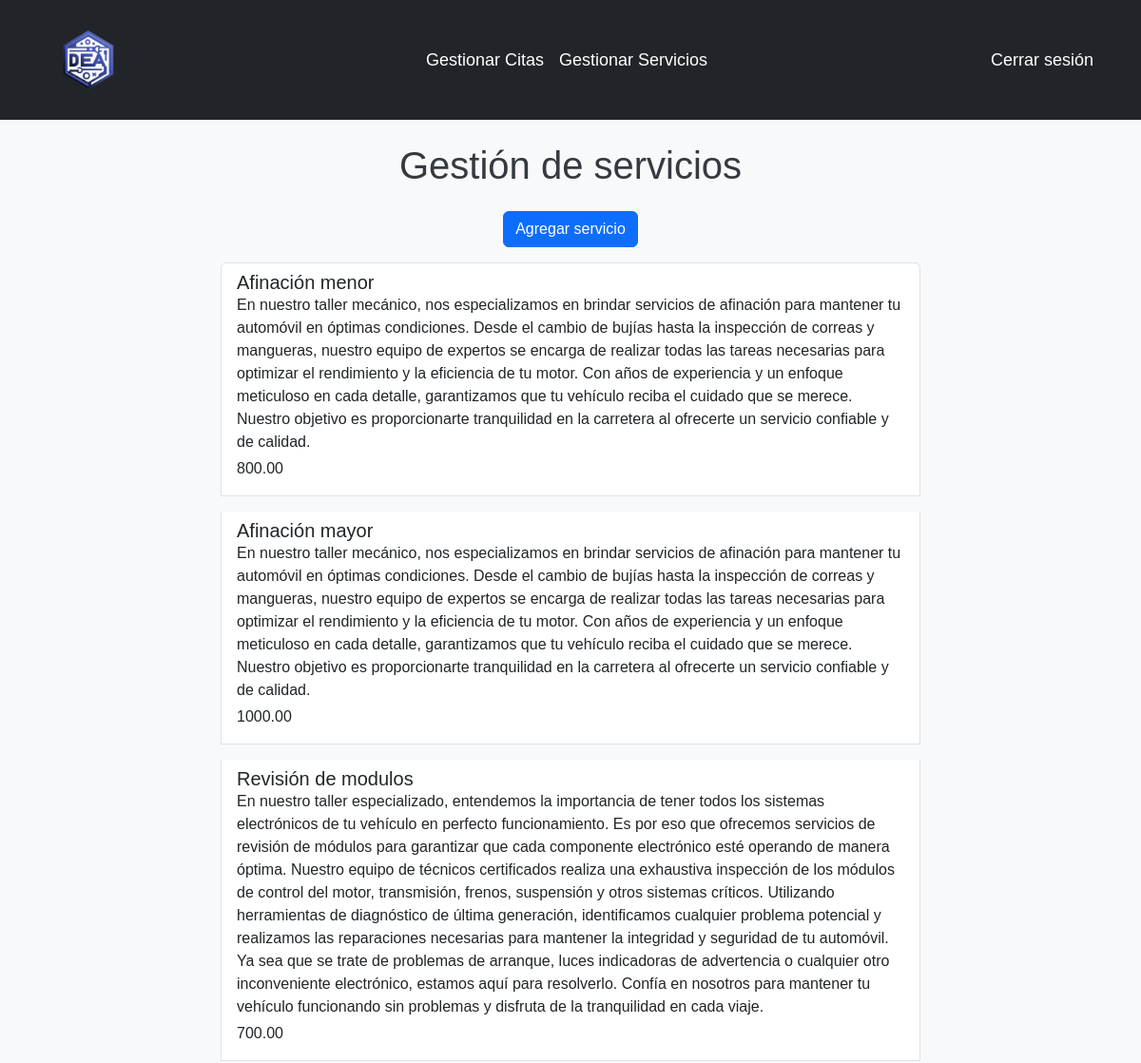
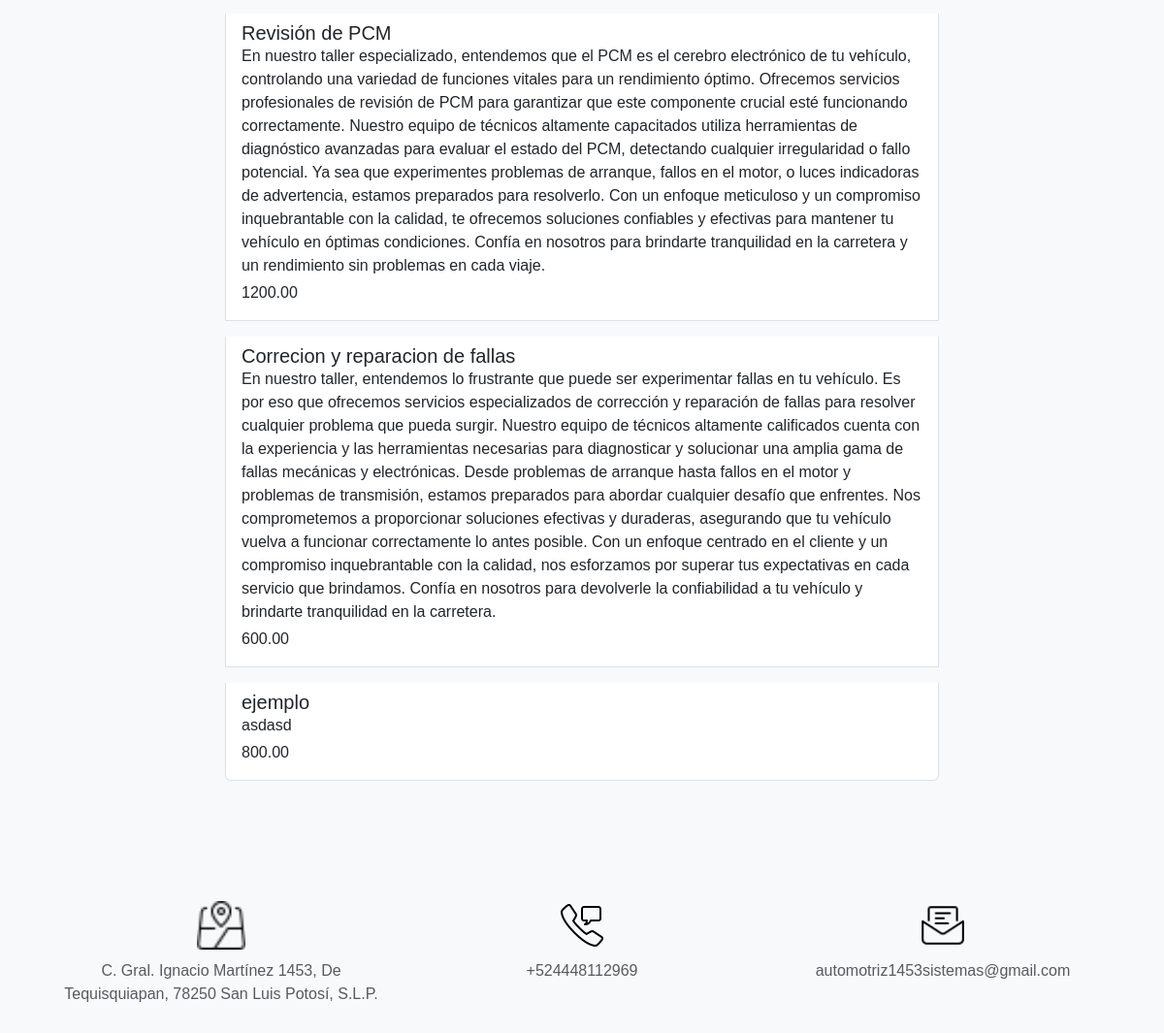
Page /gestion_servicios/ (signed in) on the earlier database version (2 pictures, top to bottom).
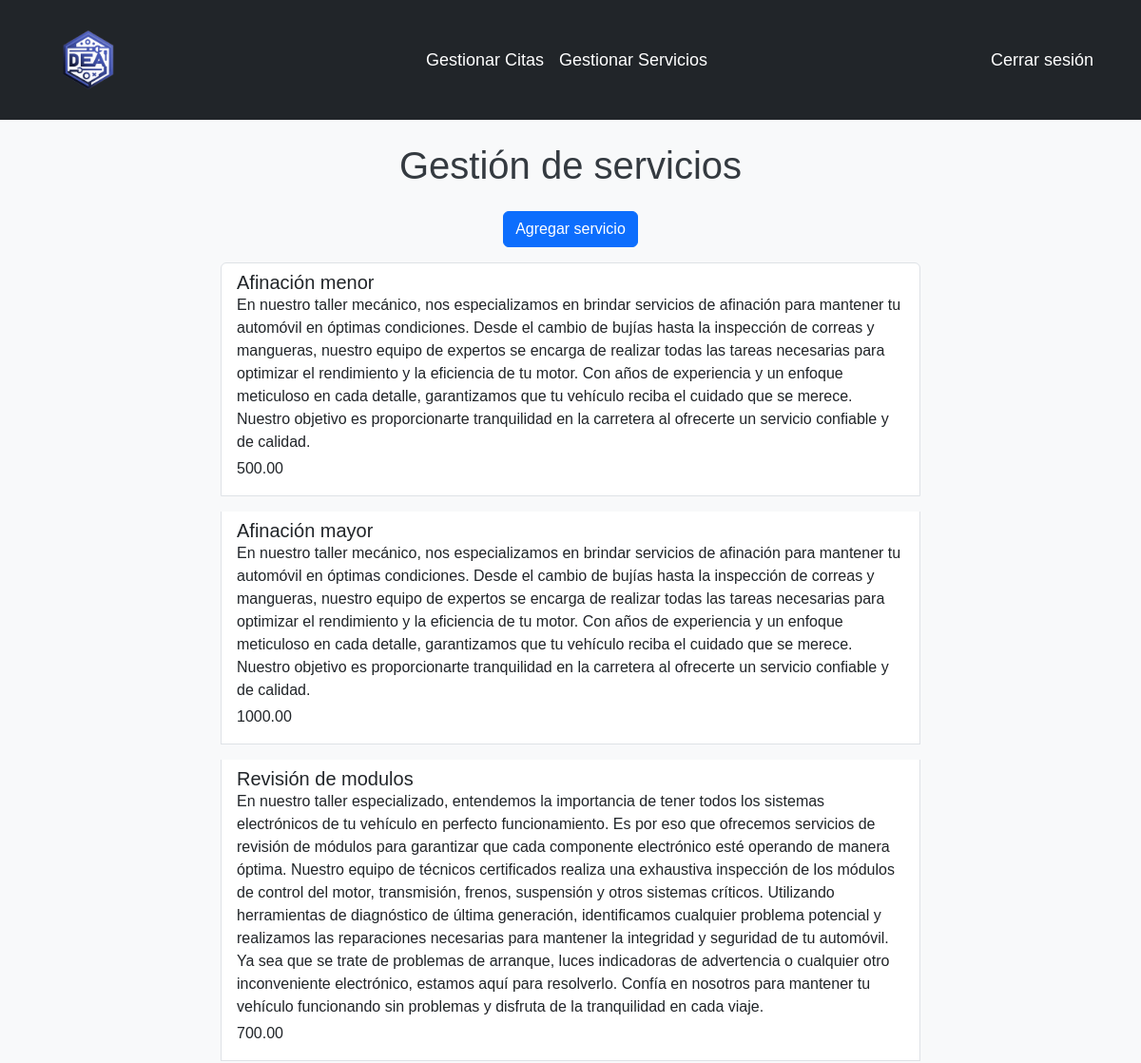
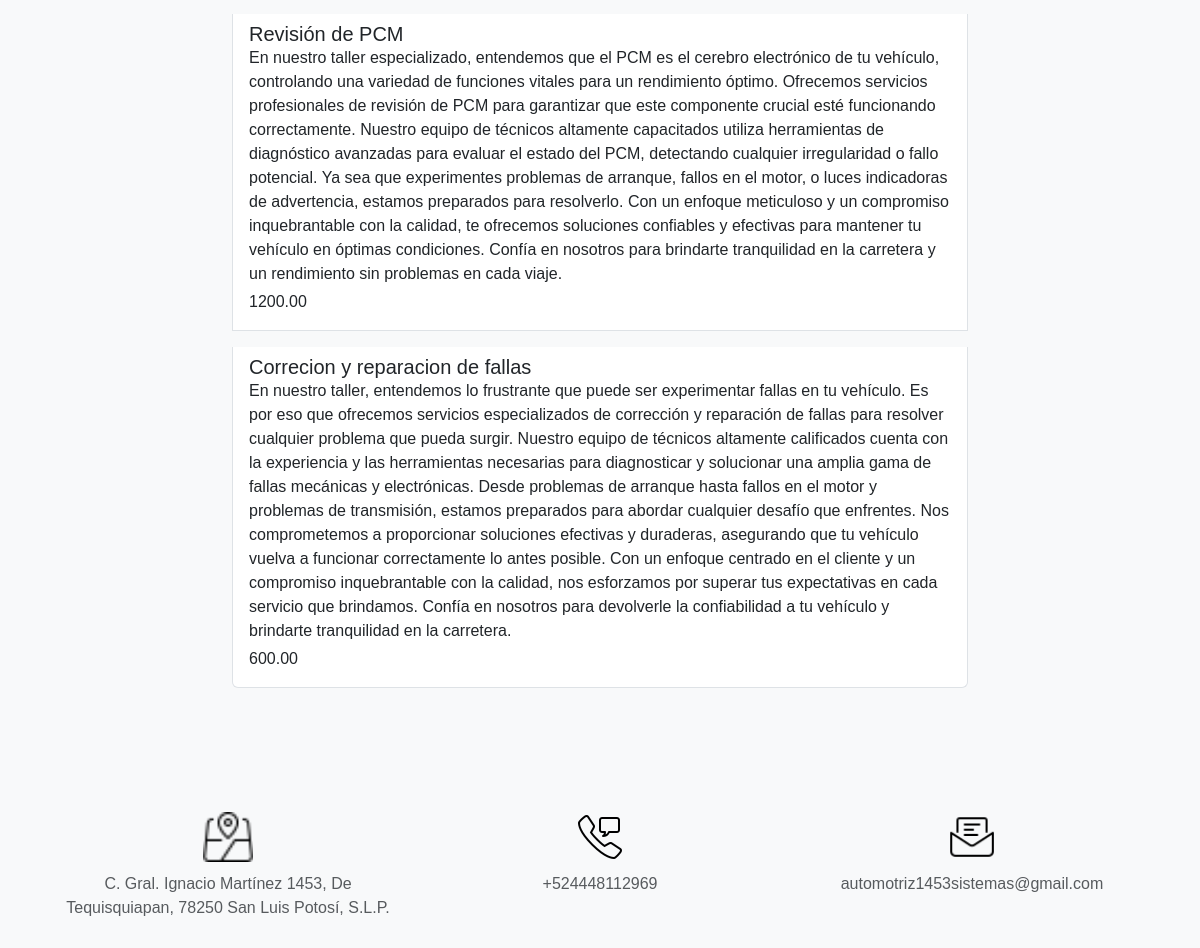
Same page on the later database version (2 pictures, top to bottom).
### autenticacion/models.py (models this page shows)
class Servicio(models.Model):
    nombre = models.CharField(max_length=100)
    descripcion = models.TextField()
    precio = models.DecimalField(max_digits=8, decimal_places=2)
    def __str__(self):
        return self.nombre

### autenticacion/views.py (the view)
# urls.py: path('gestion_servicios/', v_auth.gestion_servicios, name='gestion_servicios'),
@login_required
def gestion_servicios(request):
    servicios = Servicio.objects.all()
    print(servicios)
    return render(request, "gestionServicios.html",{
        "servicios": servicios
    })

### main/templates/gestionServicios.html (shortened to what this page needs)
<!DOCTYPE html>
<html lang="en">
<head>
    {% extends 'layouts/base.html' %}
    {% block content %}
    <main class="container">
        <div class="row">
            <div class="col-12">
                <h1 class="text-center mt-4">Gestión de servicios</h1>
            </div>
            <div class="col-lg-8 offset-lg-2 col-md-10 offset-md-1">
                <div class="text-center my-3">
                    <a href="{% url 'alta_servicio' %}" class="btn btn-primary">Agregar servicio</a>
                </div>
                <ul class="list-group">
                    {% for servicio in servicios %}
                    <a class="list-group-item list-group-item-action mb-3" href="{% url 'modificar_servicio' servicio.id %}">
                        <header class="d-flex justify-content-between align-items-center w-100">
                            <h2 class="h5 mb-0 font-weight-bold">{{servicio.nombre}}</h2>
                        </header>
                        <p class="mb-1">{{servicio.descripcion}}</p>
                        <p class="mb-1">{{servicio.precio}}</p>
                    </a>
                    {% endfor %}
                </ul>
            </div>
        </div>
    </main>
    {% endblock %}

Differences in the rows shown:
removed Servicio: nombre "ejemplo", descripcion "asdasd", precio "800.00"
changed Servicio "Afinación menor": precio "800.00" → "500.00"
